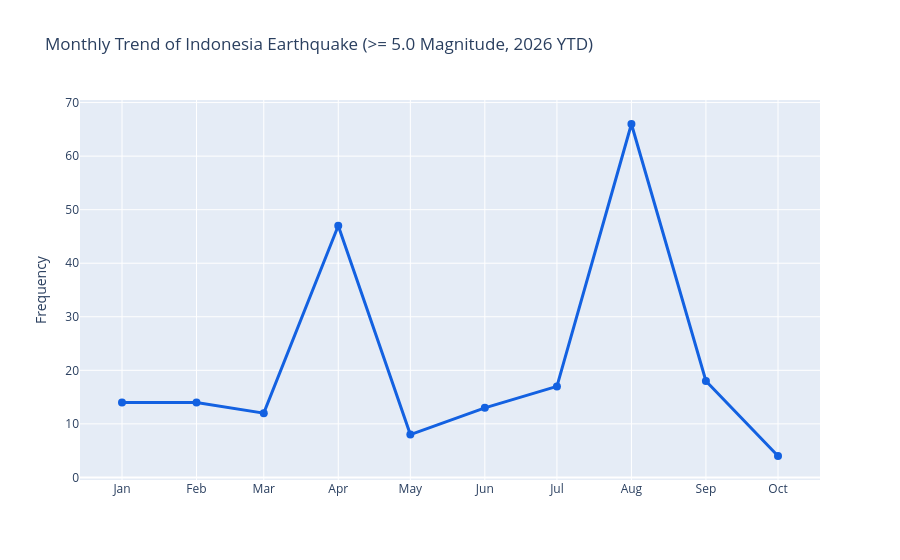

The notebook cell saved with this chart:
### Markdown cell above
#### 04. MONTHLY TRENDS

### Code cell
# df_clean['date_clean'] = df_clean['time'].dt.strftime('%Y-%m-%d')
# country_name = 'Indonesia'
# df_indonesia = df_clean[df_clean['place'].str.contains(country_name, case=False, na=False)]
# df_indonesia['place_clean'] = df_indonesia['place'].str.replace(', Indonesia', '', regex=False)
# df_timeline = df_indonesia.sort_values('date_clean', ascending=True)

df_timeline['month'] = pd.to_datetime(df_timeline['date_clean']).dt.to_period('M').astype(str)
monthly_trend = df_timeline.groupby(by='month').size().reset_index(name='count')

title = "Monthly Trend of Indonesia Earthquake (>= 5.0 Magnitude, 2026 YTD)"

fig = px.line(
    data_frame=monthly_trend,
    x='month',
    y='count',
    title=title,
    markers=True,
    hover_data={'count': True, 'month': True},
    labels={'count': 'Frequency'},
)

fig.update_xaxes(
    dtick="M1",         
    tickformat="%b",    
    ticklabelmode="instant"
)
fig.update_layout(xaxis_title=None, yaxis_title='Frequency')
fig.update_traces(
    line=dict(color='#1361e1', width=3),  
    marker=dict(size=8),                 
)

# fig.write_html("charts/04_eq_ina_monthlytrends.html")
# fig.write_image("charts/04_eq_ina_monthlytrends.png", width=1200, height=700, scale=2)
fig.show()

### Figure 1 — Plotly figure (JSON) as saved in the notebook; plotly's stock layout.template omitted (floating-point values rounded to 4 significant figures)
{"data": [{"hovertemplate": "month=%{x}<br>Frequency=%{y}<extra></extra>", "legendgroup": "", "line": {"color": "#1361e1", "dash": "solid", "width": 3}, "marker": {"size": 8, "symbol": "circle"}, "mode": "lines+markers", "name": "", "orientation": "v", "showlegend": false, "type": "scatter", "x": ["2026-01", "2026-02", "2026-03", "2026-04", "2026-05", "2026-06", "2026-07", "2026-08", "2026-09", "2026-10"], "xaxis": "x", "y": [14, 14, 12, 47, 8, 13, 17, 66, 18, 4], "yaxis": "y"}], "layout": {"legend": {"tracegroupgap": 0}, "title": {"text": "Monthly Trend of Indonesia Earthquake (>= 5.0 Magnitude, 2026 YTD)"}, "xaxis": {"anchor": "y", "domain": [0, 1], "dtick": "M1", "tickformat": "%b", "ticklabelmode": "instant", "title": {}}, "yaxis": {"anchor": "x", "domain": [0, 1], "title": {"text": "Frequency"}}}}
